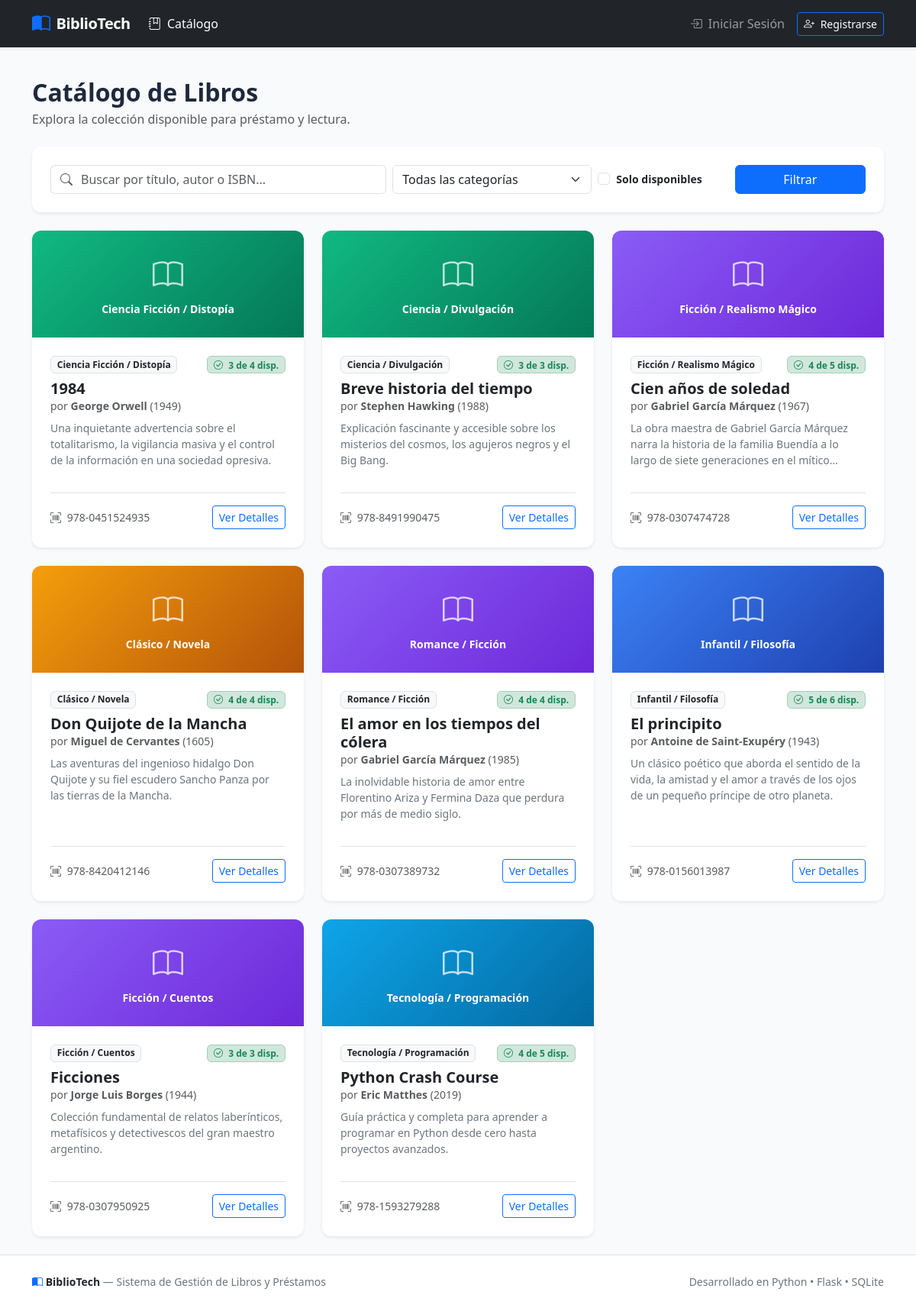
/catalog, run on the app's committed database.
### tables this page shows
CREATE TABLE books (
            id INTEGER PRIMARY KEY AUTOINCREMENT,
            title TEXT NOT NULL,
            author TEXT NOT NULL,
            isbn TEXT UNIQUE NOT NULL,
            category TEXT NOT NULL,
            description TEXT,
            total_copies INTEGER NOT NULL DEFAULT 1,
            available_copies INTEGER NOT NULL DEFAULT 1,
            publication_year INTEGER,
            created_at TIMESTAMP DEFAULT CURRENT_TIMESTAMP
        );

### app.py (the view, shortened to what this page needs)
@app.route("/catalog")
def catalog():
    search_query = request.args.get("q", "").strip()
    category = request.args.get("category", "").strip()
    available_only = request.args.get("available") == "1"
    books = db.get_all_books(
        search_query=search_query if search_query else None,
        category=category if category else None,
        available_only=available_only,
    )
    categories = db.get_book_categories()
    borrowed_book_ids = set()
    return render_template(
        "catalog.html",
        books=books,
        categories=categories,
        search_query=search_query,
        selected_category=category,
        available_only=available_only,
        borrowed_book_ids=borrowed_book_ids,
    )

### app.py (called while the page is built)
@app.before_request
def load_logged_in_user():
    user_id = session.get("user_id")
    if user_id is None:
        g.user = None
    else:
        g.user = db.get_user_by_id(user_id)
        if g.user is None:
            session.clear()

@app.context_processor
def inject_today():
    return {"today_date": date.today().isoformat()}

### database.py (called while the page is built)
def get_db():
    conn = sqlite3.connect(DB_PATH)
    conn.row_factory = sqlite3.Row
    conn.execute("PRAGMA foreign_keys = ON")
    return conn

def get_all_books(search_query=None, category=None, available_only=False):
    conn = get_db()
    query = "SELECT * FROM books WHERE 1=1"
    params = []
    if search_query:
        query += " AND (title LIKE ? OR author LIKE ? OR isbn LIKE ?)"
        wildcard = f"%{search_query.strip()}%"
        params.extend([wildcard, wildcard, wildcard])
    if category:
        query += " AND category = ?"
        params.append(category)
    if available_only:
        query += " AND available_copies > 0"
    query += " ORDER BY title ASC"
    books = conn.execute(query, params).fetchall()
    conn.close()
    return books

def get_book_categories():
    conn = get_db()
    rows = conn.execute("SELECT DISTINCT category FROM books ORDER BY category ASC").fetchall()
    conn.close()
    return [r["category"] for r in rows if r["category"]]

### templates/catalog.html (shortened to what this page needs)
{% extends "base.html" %}
{% block content %}
<div class="row align-items-center mb-4">
    <div class="col-md-6 mb-3 mb-md-0">
        <h2 class="fw-bold mb-1">Catálogo de Libros</h2>
        <p class="text-muted mb-0">Explora la colección disponible para préstamo y lectura.</p>
    </div>
</div>
<div class="card shadow-sm border-0 mb-4">
    <div class="card-body p-3 p-md-4">
        <form method="GET" action="{{ url_for('catalog') }}" class="row g-2 align-items-center">
            <div class="col-lg-5 col-md-6">
                <div class="input-group">
                    <span class="input-group-text bg-white border-end-0"><i class="bi bi-search text-muted"></i></span>
                    <input type="text" name="q" class="form-control border-start-0 ps-0" placeholder="Buscar por título, autor o ISBN..." value="{{ search_query }}">
                </div>
            </div>
            <div class="col-lg-3 col-md-3">
                <select name="category" class="form-select">
                    <option value="">Todas las categorías</option>
                </select>
            </div>
            <div class="col-lg-2 col-md-3">
                <div class="form-check pt-2 pt-md-0">
                    <input class="form-check-input" type="checkbox" name="available" value="1" id="availableCheck" {% if available_only %}checked{% endif %}>
                    <label class="form-check-label small fw-semibold" for="availableCheck">
                        Solo disponibles
                    </label>
                </div>
            </div>
            <div class="col-lg-2 col-md-12 d-flex gap-2">
                <button type="submit" class="btn btn-primary w-100">
                    Filtrar
                </button>
            </div>
        </form>
    </div>
</div>
{% if books %}
<div class="row row-cols-1 row-cols-md-2 row-cols-lg-3 g-4">
    {% for book in books %}
    <div class="col">
        <div class="card h-100 book-card border-0 shadow-sm d-flex flex-column">
            <div class="book-cover-placeholder {% if 'Cienc' in book['category'] %}category-cienc{% elif 'Ficc' in book['category'] %}category-ficc{% elif 'Clás' in book['category'] or 'Clas' in book['category'] %}category-clas{% elif 'Tecn' in book['category'] %}category-tec{% endif %}">
                <div class="text-center px-3">
                    <i class="bi bi-book fs-1 opacity-75"></i>
                    <div class="small fw-semibold mt-1 text-truncate" style="max-width: 250px;">{{ book['category'] }}</div>
                </div>
            </div>
            <div class="card-body d-flex flex-column p-4">
                <div class="d-flex justify-content-between align-items-start mb-2">
                    <span class="badge bg-light text-dark border">{{ book['category'] }}</span>
                    {% if book['available_copies'] > 0 %}
                    <span class="badge bg-success-subtle text-success border border-success-subtle">
                        <i class="bi bi-check-circle me-1"></i> {{ book['available_copies'] }} de {{ book['total_copies'] }} disp.
                    </span>
                    {% else %}
                    <span class="badge bg-danger-subtle text-danger border border-danger-subtle">
                        <i class="bi bi-x-circle me-1"></i> Agotado
                    </span>
                    {% endif %}
                </div>
                <h5 class="card-title fw-bold text-dark mb-1">
                    <a href="{{ url_for('book_detail', book_id=book['id']) }}" class="text-decoration-none text-dark stretched-link-title">
                        {{ book['title'] }}
                    </a>
                </h5>
                <p class="card-subtitle text-muted small mb-2">por <strong>{{ book['author'] }}</strong> {% if book['publication_year'] %}({{ book['publication_year'] }}){% endif %}</p>
                <p class="card-text text-secondary small flex-grow-1" style="display: -webkit-box; -webkit-line-clamp: 3; -webkit-box-orient: vertical; overflow: hidden;">
                    {{ book['description'] or 'Sin descripción disponible.' }}
                </p>
                <div class="border-top pt-3 mt-3 d-flex justify-content-between align-items-center">
                    <small class="text-muted"><i class="bi bi-upc-scan me-1"></i> {{ book['isbn'] }}</small>
                    <div class="d-flex gap-1 z-1">
                        <a href="{{ url_for('book_detail', book_id=book['id']) }}" class="btn btn-sm btn-outline-primary">
                            Ver Detalles
                        </a>
                    </div>
                </div>
            </div>
        </div>
    </div>
    {% endfor %}
</div>
{% endif %}
{% endblock %}

### templates/base.html (shortened to what this page needs)
<!DOCTYPE html>
<html lang="es">
<head>
    <link href="https://cdn.jsdelivr.net/npm/bootstrap@5.3.3/dist/css/bootstrap.min.css" rel="stylesheet">
    <link rel="stylesheet" href="https://cdn.jsdelivr.net/npm/bootstrap-icons@1.11.3/font/bootstrap-icons.min.css">
    <link rel="stylesheet" href="{{ url_for('static', filename='css/style.css') }}">
</head>
<body>
    <nav class="navbar navbar-expand-lg navbar-dark bg-dark sticky-top shadow-sm">
        <div class="container">
            <a class="navbar-brand d-flex align-items-center gap-2" href="{{ url_for('index') }}">
                <i class="bi bi-book-half text-primary fs-4"></i>
                <span>BiblioTech</span>
            </a>
            <div class="collapse navbar-collapse" id="navbarMain">
                <ul class="navbar-nav me-auto mb-2 mb-lg-0">
                    <li class="nav-item">
                        <a class="nav-link {% if request.endpoint == 'catalog' %}active{% endif %}" href="{{ url_for('catalog') }}">
                            <i class="bi bi-journal-bookmark me-1"></i> Catálogo
                        </a>
                    </li>
                </ul>
                <ul class="navbar-nav ms-auto align-items-lg-center">
                    {% if g.user %}
                    <li class="nav-item dropdown">
                        <a class="nav-link dropdown-toggle d-flex align-items-center gap-2" href="#" id="userMenu" role="button" data-bs-toggle="dropdown" aria-expanded="false">
                            <i class="bi bi-person-circle fs-5"></i>
                            <span>{{ g.user['full_name'] }}</span>
                            <span class="badge {% if g.user['role'] == 'admin' %}badge-role-admin{% else %}badge-role-lector{% endif %} text-uppercase" style="font-size: 0.65rem;">
                                {{ g.user['role'] }}
                            </span>
                        </a>
                        <ul class="dropdown-menu dropdown-menu-end shadow" aria-labelledby="userMenu">
                            <li><h6 class="dropdown-header">Conectado como <strong>@{{ g.user['username'] }}</strong></h6></li>
                            <li><a class="dropdown-item" href="{{ url_for('profile') }}"><i class="bi bi-person me-2"></i> Mi Perfil</a></li>
                            {% if g.user['role'] == 'lector' %}
                            <li><a class="dropdown-item" href="{{ url_for('my_loans') }}"><i class="bi bi-bookmark me-2"></i> Mis Préstamos</a></li>
                            {% endif %}
                            <li><hr class="dropdown-divider"></li>
                            <li><a class="dropdown-item text-danger" href="{{ url_for('logout') }}"><i class="bi bi-box-arrow-right me-2"></i> Cerrar Sesión</a></li>
                        </ul>
                    </li>
                    {% else %}
                    <li class="nav-item">
                        <a class="nav-link" href="{{ url_for('login') }}">
                            <i class="bi bi-box-arrow-in-right me-1"></i> Iniciar Sesión
                        </a>
                    </li>
                    <li class="nav-item ms-lg-2">
                        <a class="btn btn-sm btn-outline-primary text-white" href="{{ url_for('register') }}">
                            <i class="bi bi-person-plus me-1"></i> Registrarse
                        </a>
                    </li>
                    {% endif %}
                </ul>
            </div>
        </div>
    </nav>
    <main class="container py-4">
        {% block content %}{% endblock %}
    </main>
    <footer class="bg-white border-top py-4 mt-auto text-secondary text-center small">
        <div class="container d-flex flex-column flex-md-row justify-content-between align-items-center gap-2">
            <div>
                <strong class="text-dark"><i class="bi bi-book-half text-primary"></i> BiblioTech</strong> &mdash; Sistema de Gestión de Libros y Préstamos
            </div>
            <div>
                Desarrollado en Python &bull; Flask &bull; SQLite
            </div>
        </div>
    </footer>
</body>
</html>

### static/css/style.css (style rules this page uses)
:root { --primary-color: #2563eb; --primary-hover: #1d4ed8; --secondary-color: #475569; --success-color: #10b981; --warning-color: #f59e0b; --danger-color: #ef4444; --surface-bg: #f8fafc; --card-border: #e2e8f0; }
body { background-color: var(--surface-bg); color: #1e293b; font-family: system-ui, -apple-system, "Segoe UI", Roboto, Helvetica, Arial, sans-serif; min-height: 100vh; display: flex; flex-direction: column; }
main { flex: 1; }
.navbar-brand { font-weight: 700; letter-spacing: -0.5px; }
.nav-link { font-weight: 500; }
.card { border-color: var(--card-border); border-radius: 0.75rem; box-shadow: 0 1px 3px 0 rgba(0, 0, 0, 0.05); transition: transform 0.15s ease, box-shadow 0.15s ease; }
.book-cover-placeholder { height: 140px; background: linear-gradient(135deg, #3b82f6 0%, #1e40af 100%); border-top-left-radius: 0.75rem; border-top-right-radius: 0.75rem; display: flex; align-items: center; justify-content: center; color: white; }
.book-cover-placeholder.category-cienc { background: linear-gradient(135deg, #10b981 0%, #047857 100%); }
.book-cover-placeholder.category-ficc { background: linear-gradient(135deg, #8b5cf6 0%, #6d28d9 100%); }
.book-cover-placeholder.category-clas { background: linear-gradient(135deg, #f59e0b 0%, #b45309 100%); }
.book-cover-placeholder.category-tec { background: linear-gradient(135deg, #0ea5e9 0%, #0369a1 100%); }

### data on the page
books: category "Ciencia Ficción / Distopía", available_copies "3", total_copies "4", title "1984", author "George Orwell", publication_year "1949", description "Una inquietante advertencia sobre el totalitarismo, la vigilancia masiva y el control de la información en una sociedad opresiva.", isbn "978-0451524935"
books: category "Ciencia / Divulgación", available_copies "3", total_copies "3", title "Breve historia del tiempo", author "Stephen Hawking", publication_year "1988", description "Explicación fascinante y accesible sobre los misterios del cosmos, los agujeros negros y el Big Bang.", isbn "978-8491990475"
books: category "Ficción / Realismo Mágico", available_copies "4", total_copies "5", title "Cien años de soledad", author "Gabriel García Márquez", publication_year "1967", description "La obra maestra de Gabriel García Márquez narra la historia de la familia Buendía a lo largo de siete generaciones en el…", isbn "978-0307474728"
books: category "Clásico / Novela", available_copies "4", total_copies "4", title "Don Quijote de la Mancha", author "Miguel de Cervantes", publication_year "1605", description "Las aventuras del ingenioso hidalgo Don Quijote y su fiel escudero Sancho Panza por las tierras de la Mancha.", isbn "978-8420412146"
books: category "Romance / Ficción", available_copies "4", total_copies "4", title "El amor en los tiempos del cólera", author "Gabriel García Márquez", publication_year "1985", description "La inolvidable historia de amor entre Florentino Ariza y Fermina Daza que perdura por más de medio siglo.", isbn "978-0307389732"
books: category "Infantil / Filosofía", available_copies "5", total_copies "6", title "El principito", author "Antoine de Saint-Exupéry", publication_year "1943", description "Un clásico poético que aborda el sentido de la vida, la amistad y el amor a través de los ojos de un pequeño príncipe de otro planeta.", isbn "978-0156013987"
books: category "Ficción / Cuentos", available_copies "3", total_copies "3", title "Ficciones", author "Jorge Luis Borges", publication_year "1944", description "Colección fundamental de relatos laberínticos, metafísicos y detectivescos del gran maestro argentino.", isbn "978-0307950925"
books: category "Tecnología / Programación", available_copies "4", total_copies "5", title "Python Crash Course", author "Eric Matthes", publication_year "2019", description "Guía práctica y completa para aprender a programar en Python desde cero hasta proyectos avanzados.", isbn "978-1593279288"
